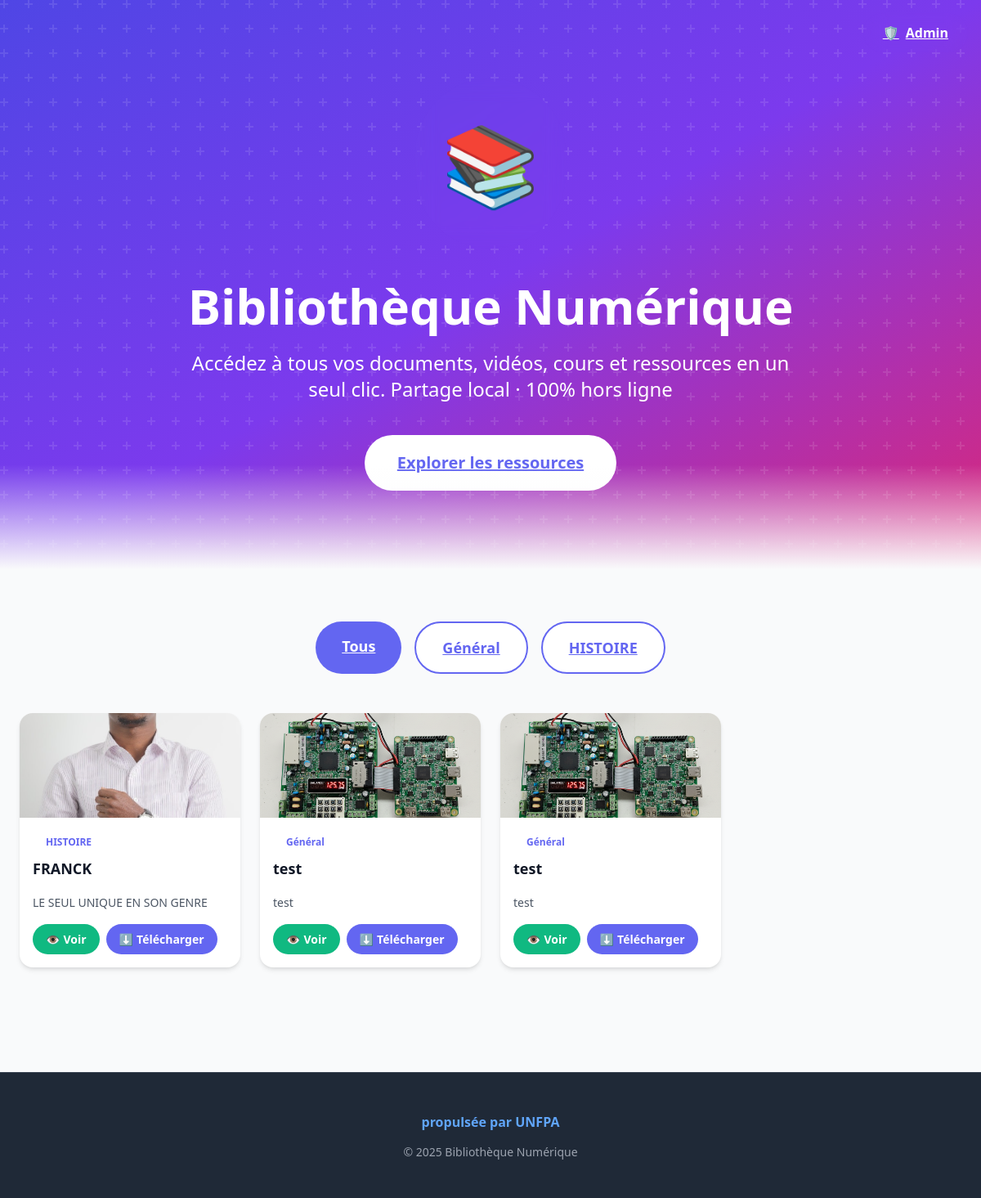
The page / on the database its author committed.
### app.py (models this page shows)
class Category(db.Model):
    id = db.Column(db.Integer, primary_key=True)
    name = db.Column(db.String(50), unique=True, nullable=False)

class Resource(db.Model):
    id = db.Column(db.Integer, primary_key=True)
    title = db.Column(db.String(100), nullable=False)
    description = db.Column(db.Text)
    filename = db.Column(db.String(200), nullable=False)
    file_type = db.Column(db.String(20), nullable=False)  # pdf, image, video
    category_id = db.Column(db.Integer, db.ForeignKey('category.id'), nullable=False)
    category = db.relationship('Category', backref='resources')

### app.py (the view)
@app.route('/')
def index():
    cat_id = request.args.get('cat')
    categories = Category.query.all()
    query = Resource.query
    if cat_id:
        query = query.filter_by(category_id=cat_id)
    resources = query.all()
    return render_template('client.html', resources=resources, categories=categories)

### templates/client.html (shortened to what this page needs)
<!DOCTYPE html>
<html lang="fr" class="h-full">
<head>
</head>
<body class="bg-gray-50 min-h-screen">
  <header class="relative bg-gradient-to-br from-indigo-600 via-purple-600 to-pink-600 text-white overflow-hidden">
    <div class="absolute inset-0 bg-black opacity-40"></div>
    <div class="absolute inset-0 bg-grid-white/10 bg-grid"></div>
    <div class="relative max-w-7xl mx-auto px-6 py-24 text-center">
      <div class="absolute top-4 right-4">
        <a href="/admin/login" class="bg-white/20 backdrop-blur-md text-white px-6 py-3 rounded-full font-bold hover:bg-white/30 transition flex items-center gap-2">
          <span class="icon-shield"></span> Admin
        </a>
      </div>
      <div class="flex justify-center mb-8">
        <div class="bg-white/20 backdrop-blur-md p-8 rounded-full">
          <span class="icon-library-big" style="font-size: 6rem;"></span>
        </div>
      </div>
      <h1 class="text-6xl font-bold mb-6">Bibliothèque Numérique</h1>
      <p class="text-2xl mb-10 max-w-3xl mx-auto">Accédez à tous vos documents, vidéos, cours et ressources en un seul clic. Partage local · 100% hors ligne</p>
      <a href="#ressources" class="inline-flex bg-white text-primary px-10 py-5 rounded-full text-xl font-bold hover:shadow-2xl transform hover:scale-105 transition">
        Explorer les ressources
      </a>
    </div>
    <div class="absolute bottom-0 left-0 right-0 h-32 bg-gradient-to-t from-gray-50 to-transparent"></div>
  </header>
  <main id="ressources" class="max-w-7xl mx-auto px-6 py-16">
    <div class="flex flex-wrap justify-center gap-4 mb-12">
      <a href="/" class="px-8 py-4 bg-primary text-white rounded-full font-bold hover:bg-indigo-700 transition text-lg">Tous</a>
      {% for cat in categories %}
        <a href="/?cat={{ cat.id }}" class="px-8 py-4 bg-white border-2 border-primary text-primary rounded-full font-bold hover:bg-primary hover:text-white transition text-lg">{{ cat.name }}</a>
      {% endfor %}
    </div>
    <div class="grid grid-cols-1 md:grid-cols-2 lg:grid-cols-4 gap-6">
      {% for r in resources %}
      <div class="bg-white rounded-2xl shadow-md overflow-hidden hover:shadow-lg transition transform hover:-translate-y-2">
        <div class="h-32 flex items-center justify-center bg-gradient-to-br from-primary to-purple-600">
          {% if r.file_type == 'pdf' %}
            <iframe src="/view/{{ r.id }}" class="w-full h-full" frameborder="0"></iframe>
          {% elif r.file_type == 'image' %}
            <img src="/view/{{ r.id }}" class="w-full h-full object-cover" alt="{{ r.title }}">
          {% elif r.file_type == 'video' %}
            <video class="w-full h-full object-cover" controls>
              <source src="/view/{{ r.id }}" type="video/{{ r.filename.split('.')[-1].lower() }}">
            </video>
          {% else %}
            <span class="icon-file-text" style="font-size: 4rem; color: white; opacity: 0.9;"></span>
          {% endif %}
        </div>
        <div class="p-4">
          <span class="inline-block px-4 py-1 bg-primary/10 text-primary rounded-full text-xs font-bold">{{ r.category.name }}</span>
          <h3 class="text-lg font-bold mt-2 truncate">{{ r.title }}</h3>
          <p class="text-gray-600 mt-1 text-sm line-clamp-2">{{ r.description or "Aucune description" }}</p>
          <div class="action-buttons">
            <a href="{{ url_for('view', resource_id=r.id) }}" class="action-btn view-btn">
              <span class="icon-eye"></span> Voir
            </a>
            <a href="{{ url_for('download', resource_id=r.id) }}" class="action-btn download-btn">
              <span class="icon-download"></span> Télécharger
            </a>
          </div>
        </div>
      </div>
      {% endfor %}
    </div>
  </main>
  <footer class="footer">
    <div class="footer-content">
      <div class="mb-4">
        <p class="footer-logo">propulsée par UNFPA</p>
      </div>
      <div>
        <p class="footer-copyright">© 2025 Bibliothèque Numérique</p>
      </div>
    </div>
  </footer>
</body>
</html>

### rows shown on the page
Category: name "Général"
Category: name "HISTOIRE"
Resource: shows a picture, category.name "HISTOIRE", title "FRANCK", description "LE SEUL UNIQUE EN SON GENRE"
Resource: title (picture), category.name "Général", title "test", description "test"
Resource: title (picture), category.name "Général", title "test", description "test"
